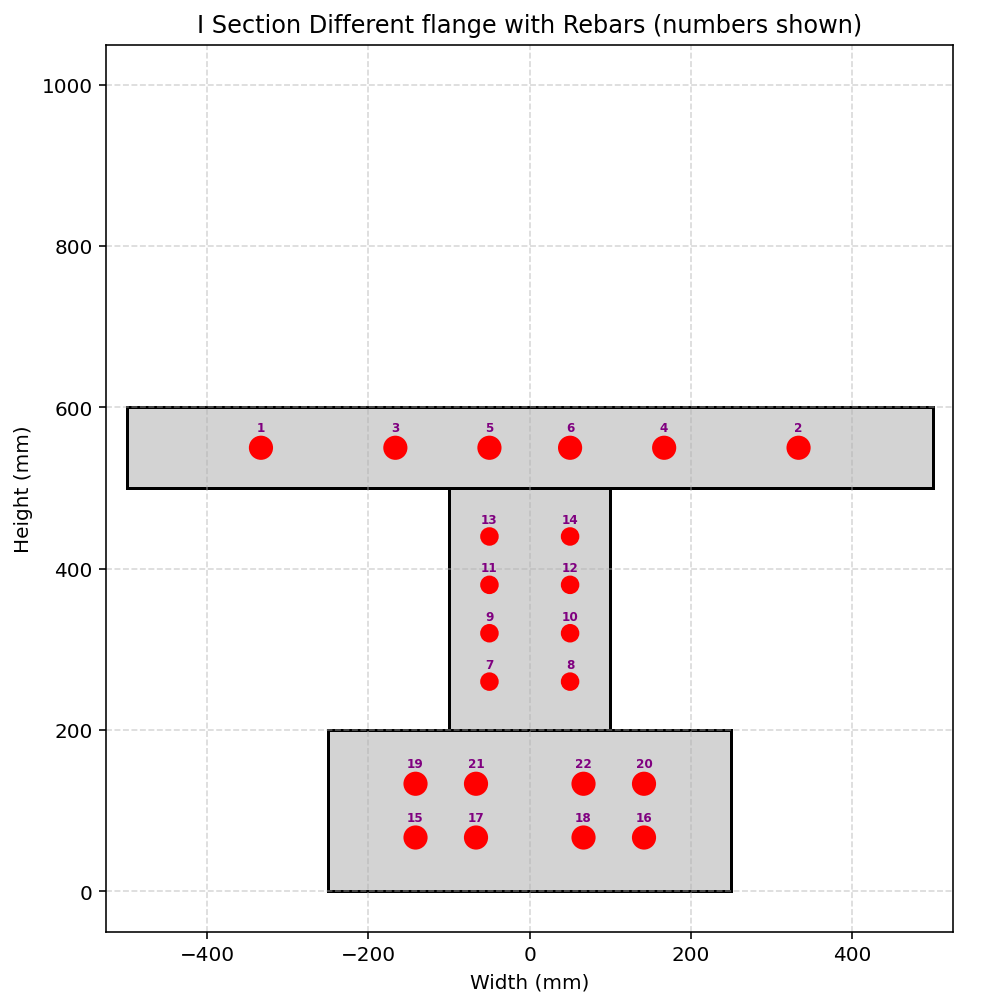

Reproduce this figure in Python.
"""
import openseespy.opensees as ops
import matplotlib.pyplot as plt
import matplotlib.patches as patches

# --------- Section Properties (in mm) ---------
# I-beam dimensions
bf = 1000.0     # Flange width
tf = 100.0      # Flange thickness
h  = 600.0      # Total web height
tw = 200.0      # Web thickness

fc = 30.0               # [N/mm²] Concrete Compressive Strength
Kc = 1.24               # ratio of confined to unconfined concrete strength
STEEL_TYPE = 'INELASTIC'
# --------- Initialize OpenSees ---------
ops.wipe()
ops.model('basic', '-ndm', 2, '-ndf', 3)
ops.uniaxialMaterial('Elastic', 1, 100000.0)

# Create a section tag for the fiber section
section_tag = 1
"""
def CONCRETE_I_SECTION_DIFF_FLANGE_FUN(secTag, STEEL_TYPE, fc, Kfc,
                           bfT, tfT, bfB, tfB, h, tw,
                           nFib, CONCRETE_DENSITY,
                           plot=True):
    """
    Create a I confined‑concrete with different flanges width, fiber section (OpenSees) and,
    if PLOT=True, draw a simple 2‑D sketch of the section.

    Parameters
    ----------
    secTag          : int   – section identifier
    h, bf           : float – height and width  (mm)
    cover           : float – concrete cover (mm)
    As              : float – area of one reinforcement bar (mm²)
    STEEL_TYPE      : str   – 'ELASTIC' or 'INELASTIC'
    fc              : float – unconfined concrete compressive strength (MPa, negative)
    Kfc             : float – ratio of confined to unconfined concrete strength
    CONCRETE_DENSITY: float – ρc (kg/m³) – will be converted to N·s²/mm³
    PLOT            : bool  – draw the section if True
    
    THIS PROGRAM WRITTEN BY SALAR DELAVAR GHASHGHAEI (QASHQAI)
    """
    import numpy as np
    import openseespy.opensees as ops
    import matplotlib.pyplot as plt
    import matplotlib.pyplot as plt, matplotlib.patches as patches
    
    # Define materials for nonlinear elements
    # Define parameters (units: mm, N)
    # ------------------------------------------
    # CONCRETE                  tag   f'c        ec0   f'cu        ecu
    # Cover concrete (unconfined)
    fcU = -fc                 # [N/mm²] Concrete Compressive Strength
    Ec = 4700 * np.sqrt(-fcU) # [N/mm^2] Concrete Elastic Modulus
    ec0U = 2*fcU/Ec           # [mm/mm] Concrete Compressive Strain
    fcUU = 0.2*fcU            # [N/mm²] Concrete Compressive Ultimate Strength
    ecuU = 5*ec0U             # [mm/mm] Concrete Compressive Ultimate Strain
    
    # Core concrete (confined)
    #Kfc = 1.3;			      # ratio of confined to unconfined concrete strength
    fcC = Kfc*fcU             # [N/mm²] Concrete Compressive Strength
    Ec = 4700 * np.sqrt(-fcC) # [N/mm^2] Concrete Elastic Modulus
    ec0C = 2*fcC/Ec           # [mm/mm] Concrete Compressive Strain
    fcUC = 0.65*fcC           # [N/mm²] Concrete Compressive Ultimate Strength
    ecuC = 15*ec0C            # [mm/mm] Concrete Compressive Ultimate Strain
    Lambda = 0.1;	          # ratio between unloading slope
    # tensile-strength properties
    ftC = 0.7 * np.sqrt(-fcC)  # [N/mm²] tensile strength +tension
    ftU = 0.7 * np.sqrt(-fcU)  # [N/mm²] tensile strength +tension
    EtsC = ftC/np.abs(ec0C)	   # [N/mm²] tension softening stiffness
    EtsU = ftU/np.abs(ec0U)	   # [N/mm²] tension softening stiffness
    
    # STEEL
    # Reinforcing steel
    fy = 400          # [N/mm²] Steel Rebar Yield Strength   
    Es = 2e5          # [N/mm²] Modulus of Elasticity
    ey = fy/Es        # [mm/mm] Steel Rebar Yield Strain
    fu = 1.1818*fy    # [N/mm²] Steel Rebar Ultimate Strength
    esu = 0.09        # [mm/mm] Steel Rebar Ultimate Strain
    Esh = (fu - fy)/(esu - ey)
    Bs = Esh / Es
    
    import openseespy.opensees as ops
    
    coreTag, coverTag, steelTag = secTag + 100, secTag + 200, secTag + 300
    if STEEL_TYPE == 'ELASTIC':
        ops.uniaxialMaterial('Steel01', steelTag, fy, Es, Bs) 
    if STEEL_TYPE == 'INELASTIC':   
        pinchX = 0.8   # Pinching factor in X direction
        pinchY = 0.5   # Pinching factor in Y direction
        damage1 = 0.0  # Damage due to ductility
        damage2 = 0.0  # Damage due to energy
        beta = 0.1     # Stiffness degradation parameter
        ops.uniaxialMaterial('Hysteretic', steelTag, fy, ey, fu, esu, 0.2*fu, 1.1*esu, -fy, -ey, -fu, -esu, -0.2*fu, -1.1*esu, pinchX, pinchY, damage1, damage2, beta)
        # INFO LINK: https://opensees.berkeley.edu/wiki/index.php/Hysteretic_Material
        
    #ops.uniaxialMaterial('Concrete01', coreTag, fcC, ec0C, fcUC, ecuC)  # Core concrete (confined)
    #ops.uniaxialMaterial('Concrete01', coverTag, fcU, ec0U, fcUU, ecuU) # Cover concrete (unconfined)
    ops.uniaxialMaterial('Concrete02', coreTag, fcC, ec0C, fcUC, ecuC, Lambda, ftC, EtsC) # build core concrete (confined)
    ops.uniaxialMaterial('Concrete02', coverTag, fcU, ec0U, fcUU, ecuU, Lambda, ftU, EtsU) # build cover concrete (unconfined)

    # -------------------- Section area -------------------------
    hw = h-tfT-tfB
    area_top_flange = bfT * tfT
    area_bottom_flange = bfB * tfB
    area_web        = tw * hw
    AREA = area_top_flange + area_bottom_flange + area_web
    print(f"Total Section Area = {AREA:.2f} mm²")
    
    ybar = (area_top_flange * (tfB+hw+0.5*tfT) +
            area_web * (tfB+0.5*hw) +
            area_bottom_flange * tfB) / AREA
    print(f"Neutral axis in the Y‑direction = {ybar:.2f} mm")
    # -------------------- Fiber section -------------------------
    ops.section('Fiber', secTag)

    def add_rect(mat, y_bot, y_top, x_left, x_right):
        ops.patch('rect', mat, nFib, nFib,
                  x_left, y_bot, x_right, y_top)

    # Concrete patches
    add_rect(coverTag,  h - tfT,  h, -bfT/2,  bfT/2)         # Top flange
    add_rect(coverTag, 0.0, tfB, -bfB/2,  bfB/2)             # Bottom flange
    add_rect(coverTag, h - tfB,  h - tfB - tfT, -tw/2, tw/2) # Web
    # -------------------- Rebars -------------------------------
    # (diameter [mm], y‑coord [mm], x‑coord [mm])
    rebars = [
        (25.0,  h - tfT/2, -bfT/3),   # 1
        (25.0,  h - tfT/2,  bfT/3),   # 2
        (25.0,  h - tfT/2, -bfT/6),   # 3
        (25.0,  h - tfT/2, bfT/6),    # 4
        (25.0, h - tfT/2, -bfT/20),   # 5
        (25.0, h - tfT/2,  bfT/20),   # 6
        (18.0,  tfB+hw*0.2, -tw/4),   # 7
        (18.0,  tfB+hw*0.2,  tw/4),   # 8
        (18.0,  tfB+hw*0.4, -tw/4),   # 9
        (18.0,  tfB+hw*0.4,  tw/4),   # 10
        (18.0,  tfB+hw*0.6, -tw/4),   # 11
        (18.0,  tfB+hw*0.6,  tw/4),   # 12
        (18.0,  tfB+hw*0.8, -tw/4),   # 13
        (18.0,  tfB+hw*0.8,  tw/4),   # 14
        (25.0, 1*tfB/3, -bfB/3 + 0.05*bfB),  # 15
        (25.0, 1*tfB/3,  bfB/3 - 0.05*bfB),  # 16
        (25.0,  1*tfB/3, -bfB/3 + 0.20*bfB), # 17
        (25.0,  1*tfB/3,  bfB/3 - 0.20*bfB), # 18
        (25.0, 2*tfB/3, -bfB/3 + 0.05*bfB),  # 19
        (25.0, 2*tfB/3,  bfB/3 - 0.05*bfB),  # 20
        (25.0,  2*tfB/3, -bfB/3 + 0.20*bfB), # 21
        (25.0,  2*tfB/3,  bfB/3 - 0.20*bfB), # 22
    ]

    for dia, y, x in rebars:
        area = np.pi * dia**2 / 4.0          # mm²
        ops.fiber(x, y, area, steelTag)      # add to OpenSees model

    # -------------------- Plot (optional) -----------------------
    if plot:
        fig, ax = plt.subplots(figsize=(8, 8))
        ax.set_xlabel('Width (mm)')
        ax.set_ylabel('Height (mm)')
        ax.set_title('I Section Different flange with Rebars (numbers shown)')
        ax.grid(True, ls='--', alpha=0.5)
        
        # Concrete geometry (light gray)
        geometry = [
            {"x": -bfB/2, "y": 0.0,"w": bfB, "h": tfB},                # Bottom flange
            {"x": -tw/2, "y": tfB, "w": tw, "h": hw},                  # Web
            {"x": -bfT/2, "y": h-tfT, "w": bfT, "h": tfT},             # Top flange
        ]
        for g in geometry:
            rect = patches.Rectangle((g["x"], g["y"]), g["w"], g["h"],
                                     linewidth=1.5, edgecolor='black',
                                     facecolor='lightgray')
            ax.add_patch(rect)

        # Rebars – red circles + numbers
        for i, (dia, y, x) in enumerate(rebars, start=1):
            # circle
            circ = patches.Circle((x, y), radius=dia/2,
                                 edgecolor='red', facecolor='red',
                                 linewidth=2)
            ax.add_patch(circ)

            # label – placed a little above the bar
            ax.text(x, y + dia/2 + 4, f'{i}',
                    color='purple', fontsize=6,
                    ha='center', va='bottom',
                    fontweight='bold')

        max_dim = max(bfT, bfB, h) + 50
        ax.set_xlim(-max_dim/2, max_dim/2)
        ax.set_ylim(-50.0, max_dim)
        ax.set_aspect('equal')
        plt.show()

    ELE_MASS = CONCRETE_DENSITY * AREA   # kg/mm

    return h, ELE_MASS
